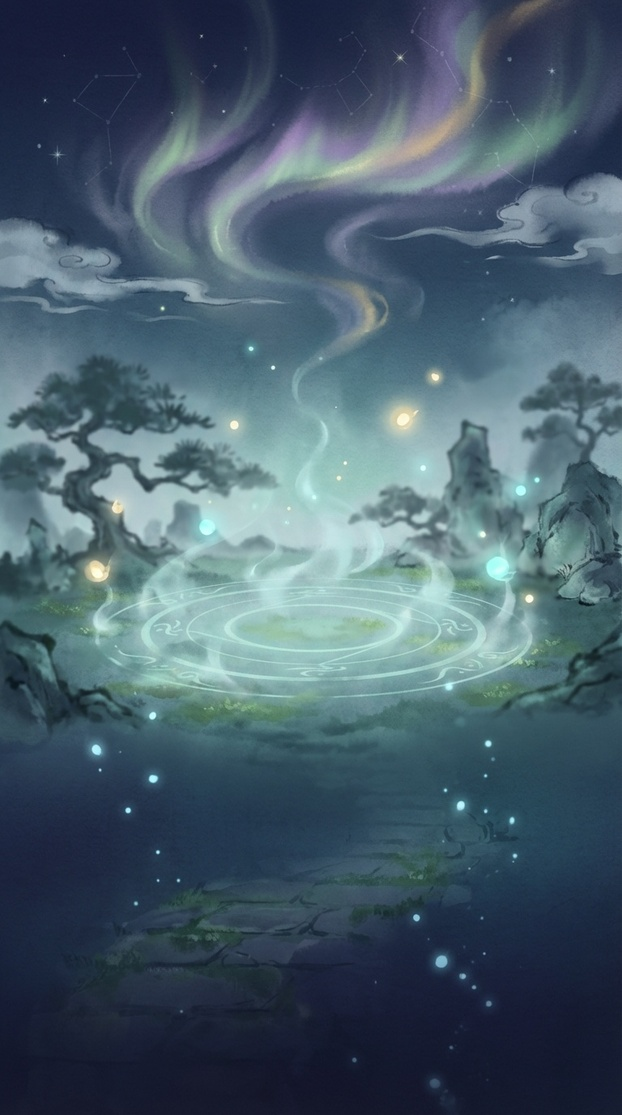
#> input picture xiaochu/assets/images/ui/adventure_bg.jpg, 622 x 1115 px, shrunk from 768 x 1376 before the run, found by its file name
$ python -i _remove_green_icons_f2f5.py   (imports and definitions only)
#> lines starting #> are read from the running program, lines starting #| are printed output that depends on the picture; after the words box and inside, x2 and y2 are one past the last pixel; in counts of white or black regions, pixels touching at a corner belong together
from pathlib import Path
from PIL import Image
import numpy as np

BASE = Path('/Users/huyi/rosa_games/game_assets/xiaochu/assets/images/ui')
FILES = [
    'frame_fragment.png',
    'icon_stamina.png',
    'icon_cult_exp.png',
    'icon_pet_exp.png',
]

LOW, HIGH = 0.15, 0.45  # greenness thresholds
PAD = 4


def process_one(name: str) -> None:
#> called with name = 'assets/images/ui/adventure_bg.jpg'
    path = BASE / name
    img = Image.open(path).convert('RGBA')
    data = np.array(img, dtype=np.float32)

    r = data[..., 0]
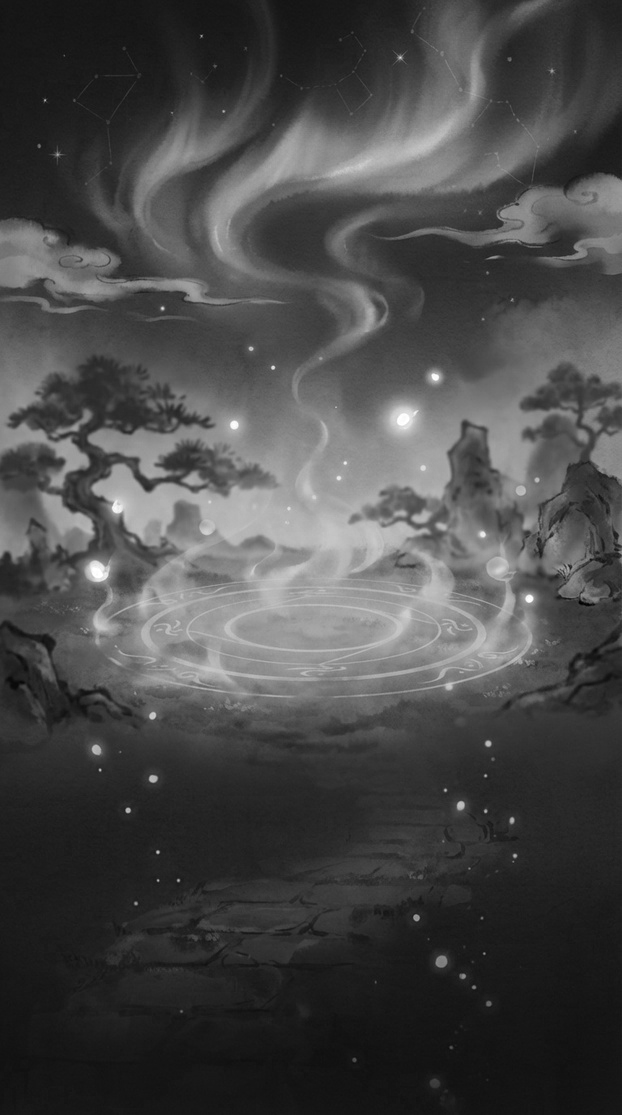
#> r: shape (1115, 622) float32; min 1, max 255, mean 72.7
    g = data[..., 1]
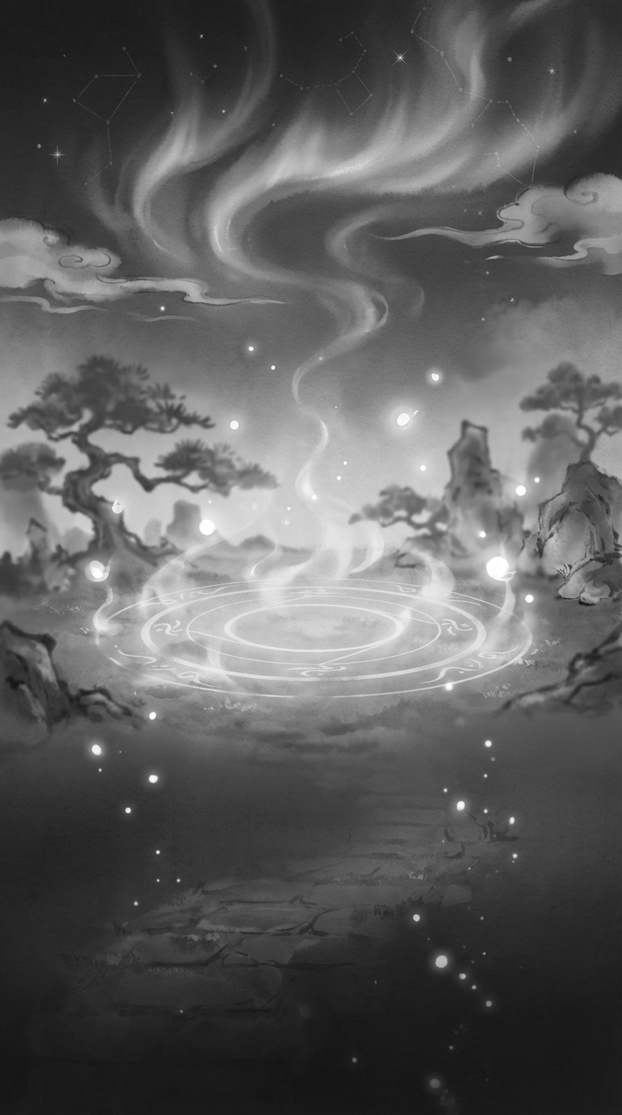
#> g: shape (1115, 622) float32; min 19, max 255, mean 94.5
    b = data[..., 2]
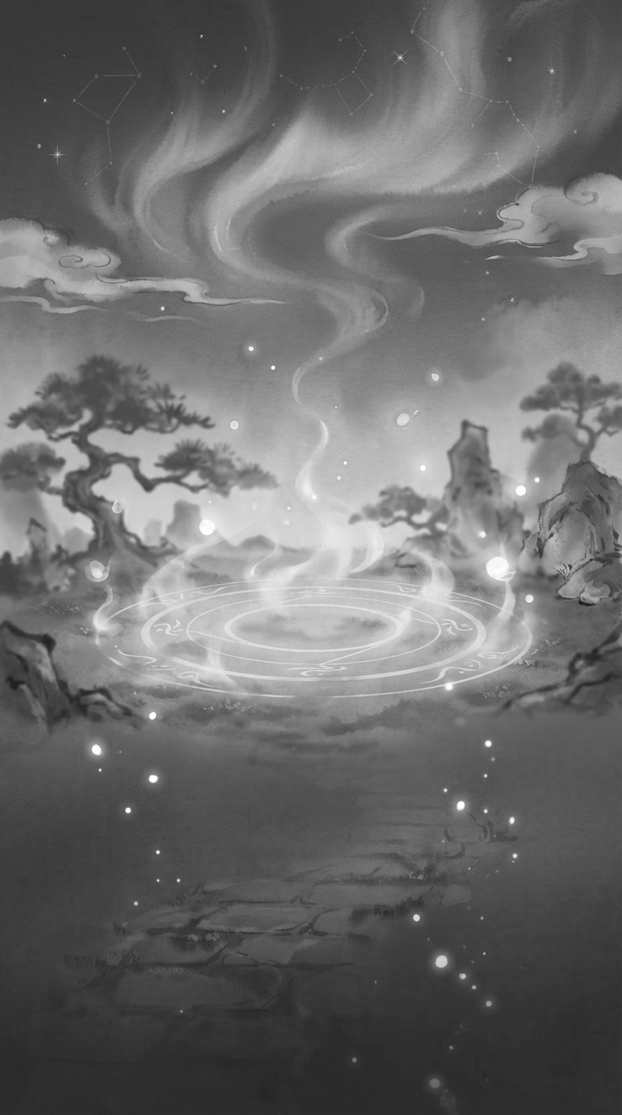
#> b: shape (1115, 622) float32; min 27, max 255, mean 108.3
    a = data[..., 3]
#> a: shape (1115, 622) float32; every value is 255

    max_rb = np.maximum(r, b)
    g_safe = np.where(g > 0, g, 1.0)
    dominance = np.clip((g - max_rb) / g_safe, 0.0, 1.0)
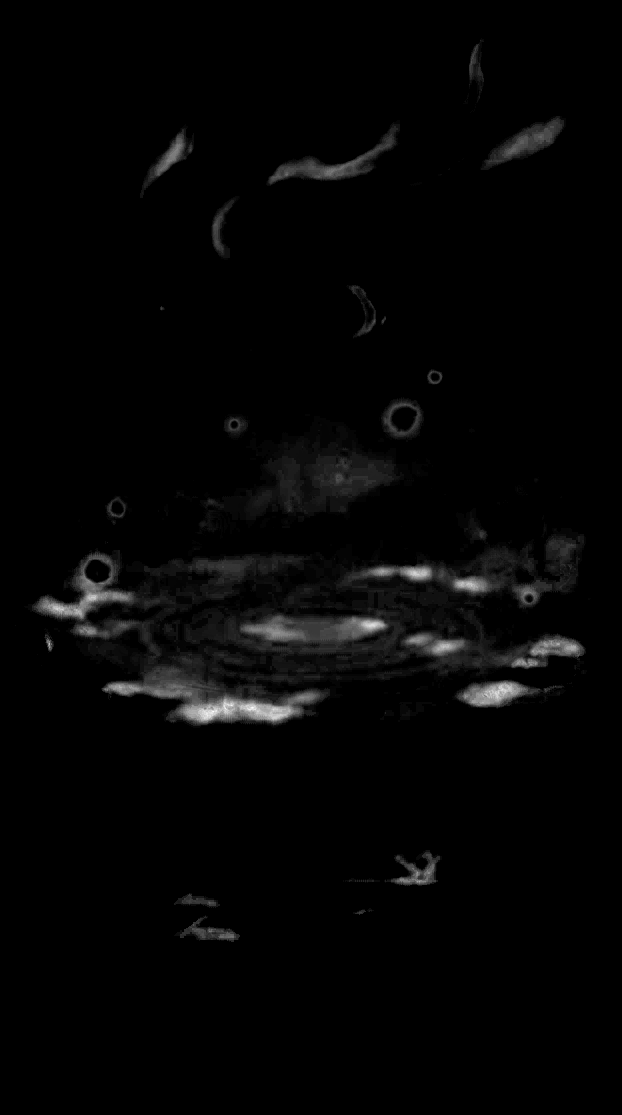
#> dominance: shape (1115, 622) float32; min 0, max 0.268, mean 0.00504; drawn with min black and max white
    brightness = g / 255.0
    is_green_max = (g > r) & (g > b)
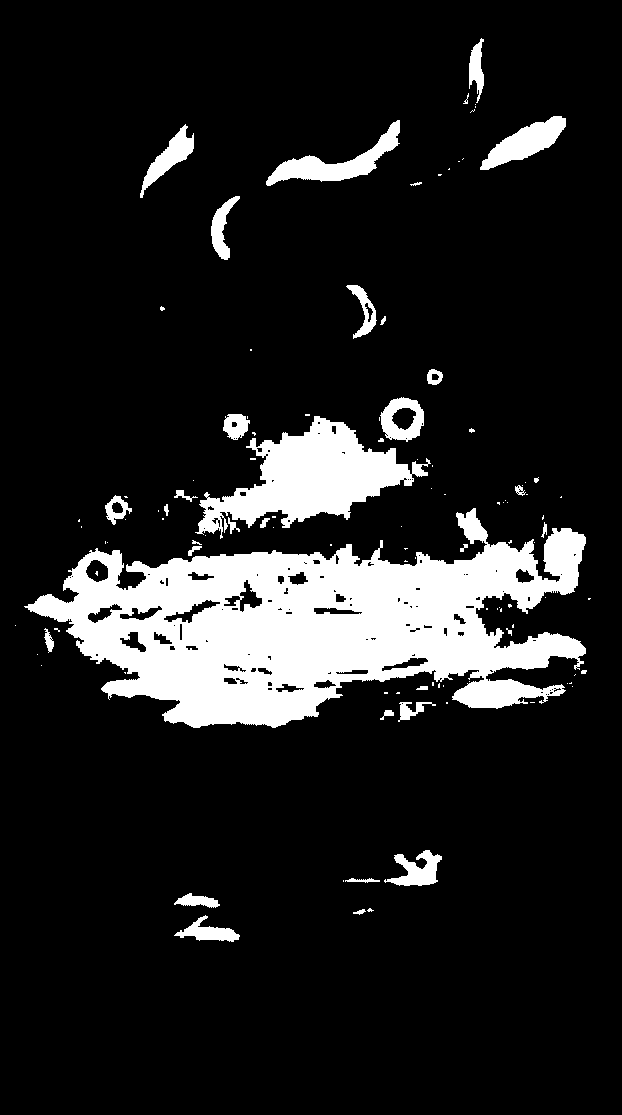
#> is_green_max: shape (1115, 622) bool; 13% white; 112 white regions (76 under 20 px), largest, box (x1, y1, x2, y2) and area: (24, 508, 586, 728) 64011, (195, 416, 431, 539) 12162, (266, 120, 400, 186) 2558
    greenness = dominance * brightness * is_green_max.astype(np.float32)

    alpha_mask = np.clip((greenness - LOW) / (HIGH - LOW), 0.0, 1.0)
    new_alpha = a * (1.0 - alpha_mask)

    edge = (alpha_mask > 0) & (alpha_mask < 1.0)
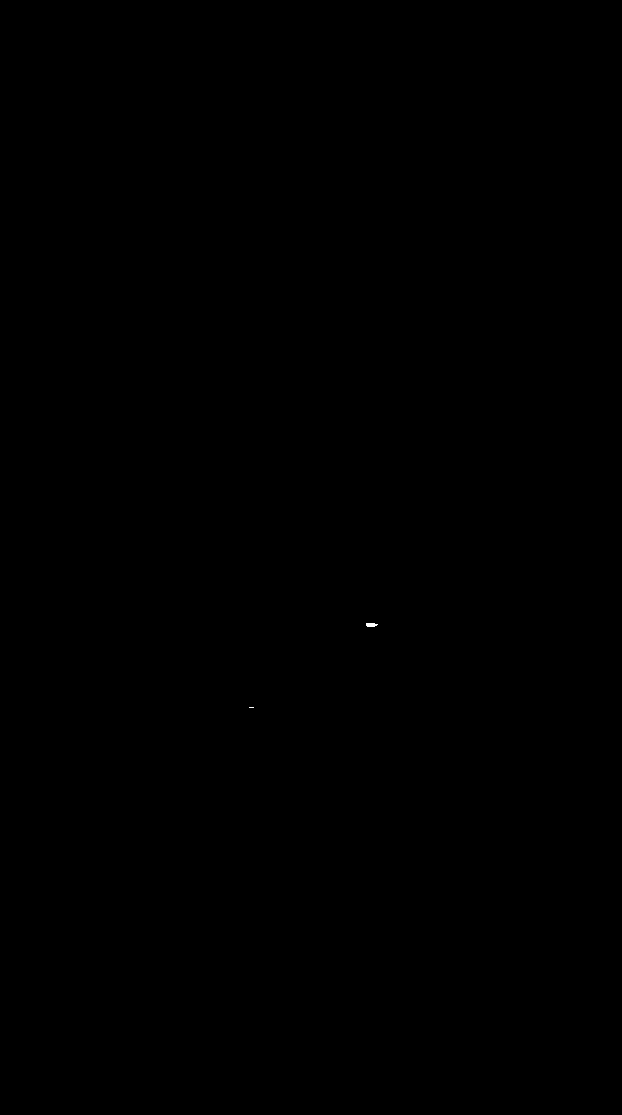
#> edge: shape (1115, 622) bool; 0.01% white; 2 white regions (1 under 20 px), largest, box (x1, y1, x2, y2) and area: (366, 623, 378, 627) 40
    spill_replacement = max_rb
    blend = alpha_mask
    new_g = np.where(edge, g * (1.0 - blend) + spill_replacement * blend, g)

    full_green = alpha_mask >= 1.0
#> full_green: shape (1115, 622) bool; every value is 0
    new_g = np.where(full_green, spill_replacement, new_g)

    data[..., 1] = new_g
    data[..., 3] = new_alpha
#> data: shape (1115, 622, 4) float32; mean R, G, B, A 72.7, 94.4, 108.4, 255.9

    res = Image.fromarray(data.astype(np.uint8), 'RGBA')

    alpha = res.split()[-1]
    bbox = alpha.getbbox()
#> bbox = (0, 0, 622, 1115)
    if bbox:
        x0, y0, x1, y1 = bbox
#> x0 = 0; y0 = 0; x1 = 622; y1 = 1115
        x0 = max(0, x0 - PAD)
        y0 = max(0, y0 - PAD)
        x1 = min(res.width, x1 + PAD)
        y1 = min(res.height, y1 + PAD)
        res = res.crop((x0, y0, x1, y1))

    res.save(path)
    print(f'Processed {name} -> {res.size[0]}x{res.size[1]}')
#| Processed assets/images/ui/adventure_bg.jpg -> 622x1115


def main() -> None:
    for name in FILES:
        if not (BASE / name).exists():
            print(f'Skip missing: {name}')
            continue
        process_one(name)


# [2 lines not run here, left out]

>>> result = process_one('assets/images/ui/adventure_bg.jpg')

$ run again, on xiaochu/assets/images/enemies/bg_boss_1_副本.jpg
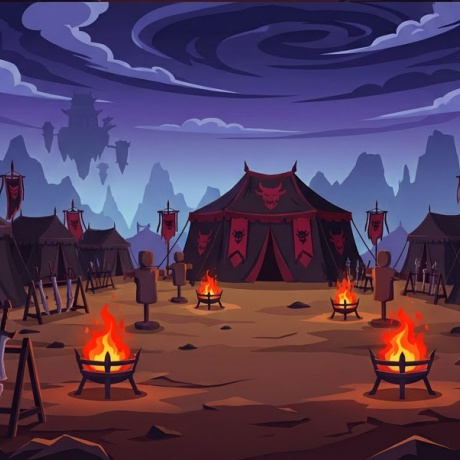
#> input picture xiaochu/assets/images/enemies/bg_boss_1_副本.jpg, 460 x 460 px, found by its file name
#> in process_one, `g = data[..., 1]`:
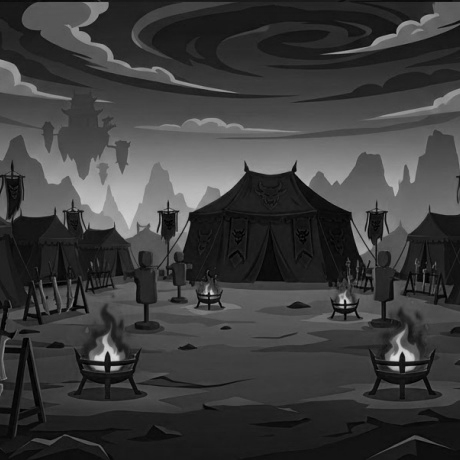
#> g: shape (460, 460) float32; min 0, max 220, mean 60.8
#> a: shape (460, 460) float32; every value is 255
#> in process_one, `max_rb = np.maximum(r, b)`:
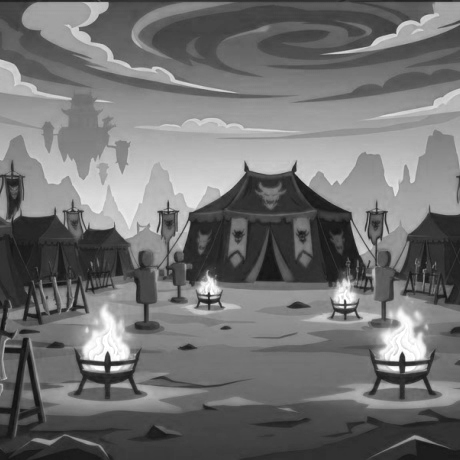
#> max_rb: shape (460, 460) float32; min 14, max 255, mean 113.9
#> dominance: shape (460, 460) float32; every value is 0
#> is_green_max: shape (460, 460) bool; every value is 0
#> alpha: PIL image 460x460 L; every value is 255
#> bbox = (0, 0, 460, 460)
#> x0 = 0; x1 = 460
#| Processed assets/images/enemies/bg_boss_1_副本.jpg -> 460x460
